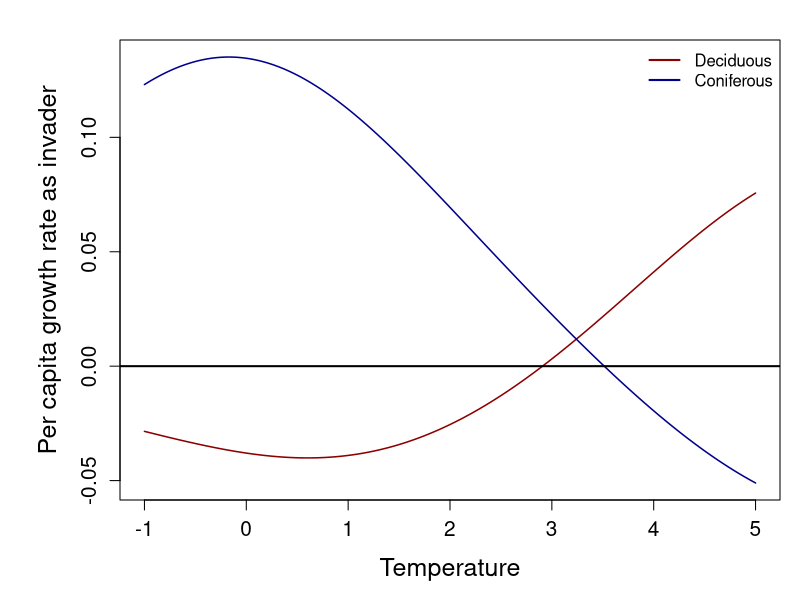

Here is the R script that generated this plot:
rm(list = ls())
attach(read.table("par.txt"))

PP = 1.2
TP = seq(-1,5,0.01) 

# Compute the logit
logit_alphad 	= ad0 + adt1*TP + adt2*TP^2 + adp1*PP + adp2*PP^2
logit_alphac 	= ac0 + act1*TP + act2*TP^2 + acp1*PP + acp2*PP^2
logit_betad		= bd0 + bdt1*TP + bdt2*TP^2 + bdp1*PP + bdp2*PP^2
logit_betac 	= bc0 + bct1*TP + bct2*TP^2 + bcp1*PP + bcp2*PP^2
logit_thetad	= td0 + tdt1*TP + tdt2*TP^2 + tdp1*PP + tdp2*PP^2
logit_thetac	= tc0 + tct1*TP + tct2*TP^2 + tcp1*PP + tcp2*PP^2
logit_eps 		= e0 + et1*TP + et2*TP^2 + ep1*PP + ep2*PP^2

# Back transform into probabilities
aC = exp(logit_alphac)/(1+exp(logit_alphac))
aD = exp(logit_alphad)/(1+exp(logit_alphad))
bC = exp(logit_betac)/(1+exp(logit_betac))
bD = exp(logit_betad)/(1+exp(logit_betad))
sC = exp(logit_thetac)/(1+exp(logit_thetac))
sD = exp(logit_thetad)/(1+exp(logit_thetad))
e = exp(logit_eps)/(1+exp(logit_eps))

# Compute the first eigenvalues for C and D as invaders
invC = 1/2*((aD - e)*bC - (aD - e)*bD + aC*e - 2*aD*e - aD*sC - aD*sD + sqrt(aC^2*e^2 + aD^2*sC^2 + aD^2*sD^2 + (aD^2 - 2*aD*e + e^2)*bC^2 + (aD^2 - 2*aD*e + e^2)*bD^2 + 2*(aC*aD*e - aC*e^2)*bC + 2*(aC*aD*e - aC*e^2 + (aD^2 - 2*aD*e + e^2)*bC)*bD + 2*(aC*aD*e + (aD^2 - aD*e)*bC + (aD^2 - aD*e)*bD)*sC - 2*(2*aC*aD^2*e - (2*e^2 + e)*aC*aD - aD^2*sC + (aD^2 - aD*e)*bC + (aD^2 - aD*e)*bD)*sD))/aD

invD = -1/2*((aC - e)*bC - (aC - e)*bD + 2*aC*e - aD*e + aC*sC + aC*sD - sqrt(aD^2*e^2 + aC^2*sC^2 + aC^2*sD^2 + 2*(aC*e - e^2)*aD*bC + (aC^2 - 2*aC*e + e^2)*bC^2 + (aC^2 - 2*aC*e + e^2)*bD^2 + 2*((aC*e - e^2)*aD + (aC^2 - 2*aC*e + e^2)*bC)*bD - 2*((2*aC^2*e - (2*e^2 + e)*aC)*aD + (aC^2 - aC*e)*bC + (aC^2 - aC*e)*bD)*sC + 2*(aC*aD*e + aC^2*sC + (aC^2 - aC*e)*bC + (aC^2 - aC*e)*bD)*sD))/aC

# Plot the eigenvalues
quartz(height = 5, width = 6)
par(mar = c(5,6,2,1))
plot(TP, invD, type = "l", col = "darkred", ylim = range(invD,invC), xlab = "Temperature", ylab = "Per capita growth rate as invader",lwd = 1.5,cex.lab = 1.5, cex.axis = 1.25)
lines(TP,invC, col = "darkblue",lwd = 1.5)
abline(h = 0,lwd = 2)
legend("topright",lty = 1, col = c("darkred","darkblue"), legend = c("Deciduous", "Coniferous"),bty = "n",lwd = 2)
dev.copy2pdf(file = "Invasion_rate")